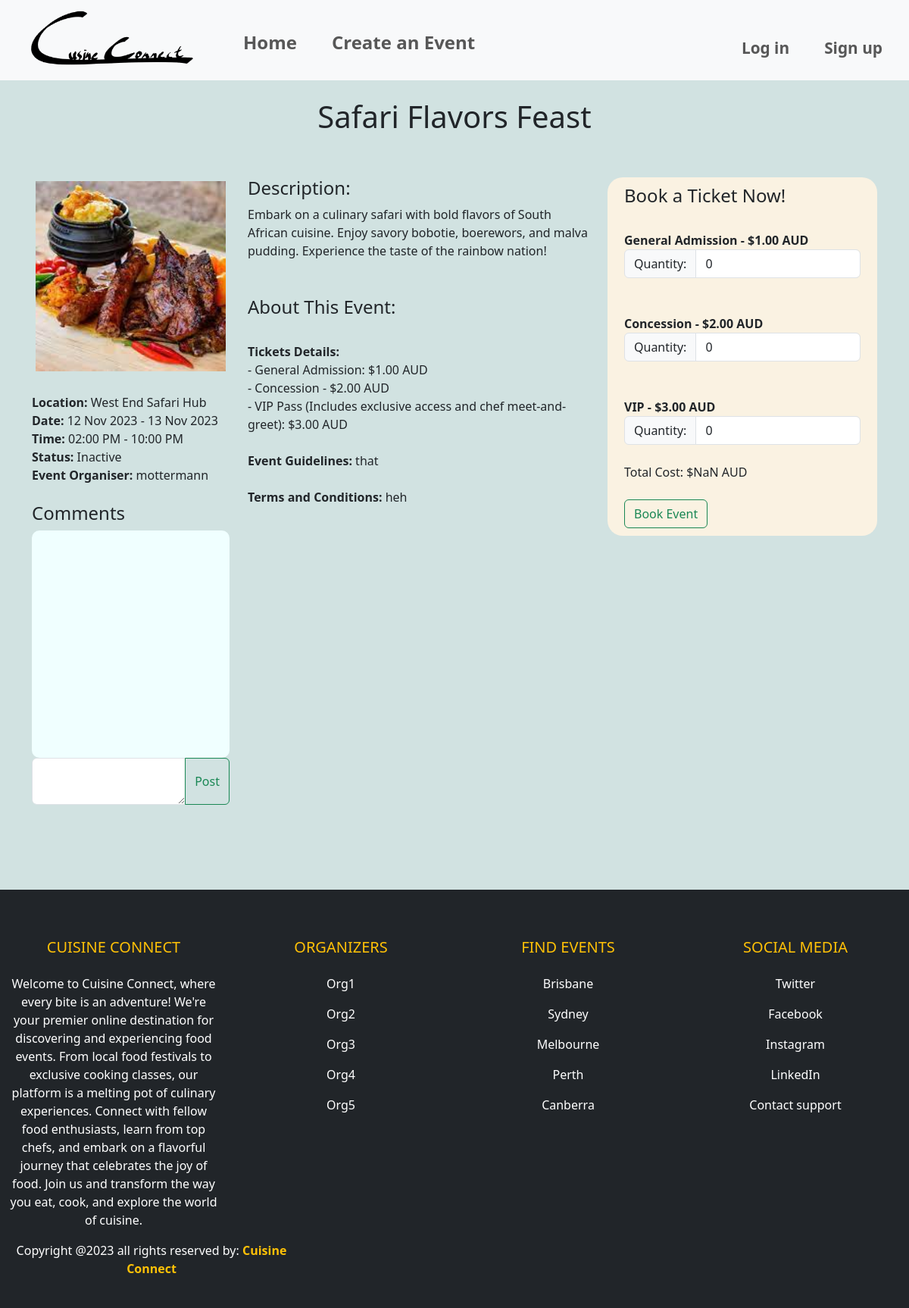
Before: /events/event/6 with the older database file.
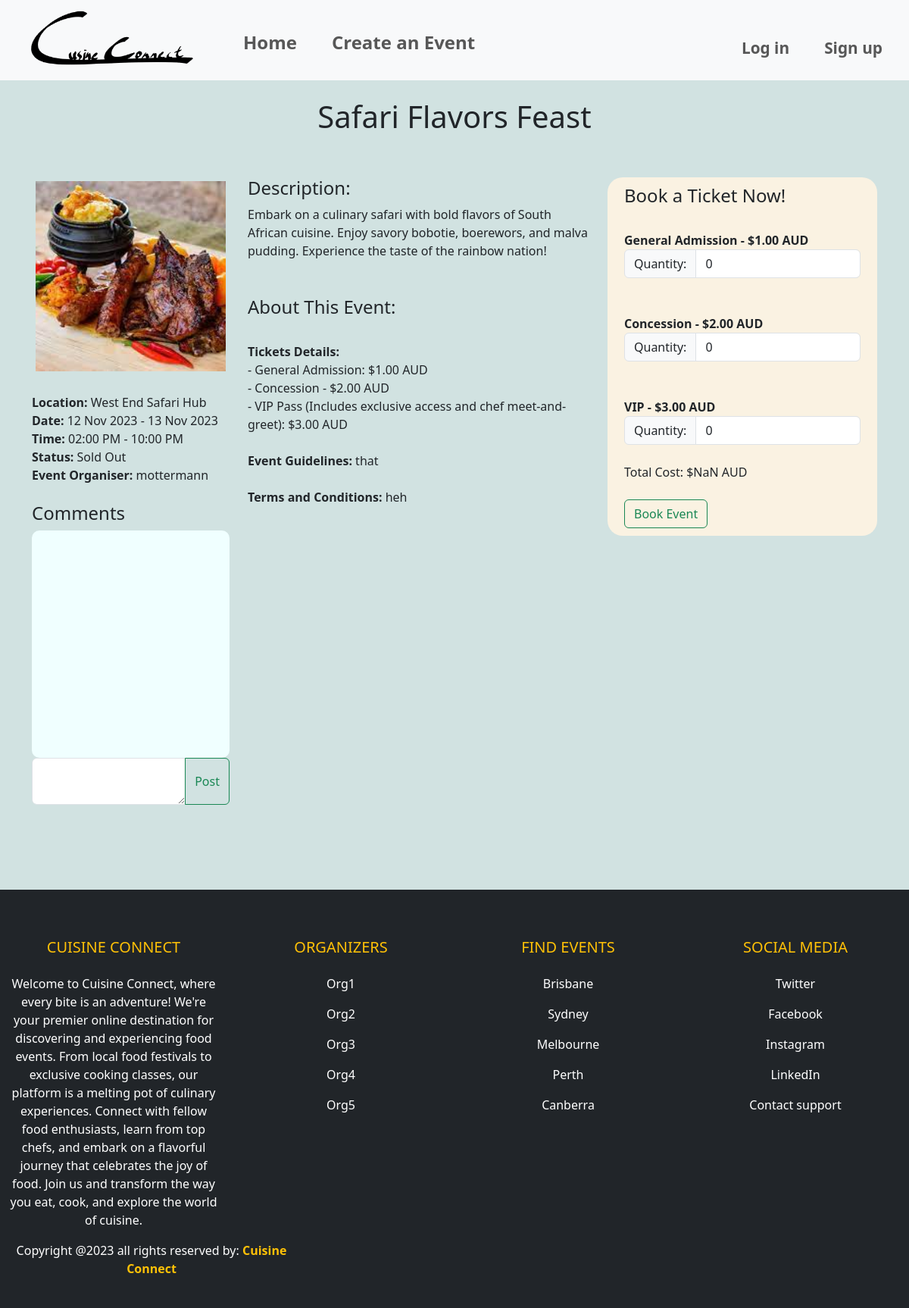
After: the same page with the newer database file.
### website/models.py (models this page shows, shortened)
class Event(db.Model):
    __tablename__ = 'events'
    id = db.Column(db.Integer, primary_key=True)
    name = db.Column(db.String(80), nullable=False)
    location = db.Column(db.String(400), nullable=False)
    start_date = db.Column(db.Date, nullable=False)
    end_date = db.Column(db.Date, nullable=False)
    start_time = db.Column(db.Time, nullable=False)
    end_time = db.Column(db.Time, nullable=False)
    ga_price = db.Column(db.Numeric, nullable=False)
    ga_availability = db.Column(db.Integer, nullable=False)
    concession_price = db.Column(db.Numeric, nullable=False)
    concession_availability = db.Column(db.Integer, nullable=False)
    vip_price = db.Column(db.Numeric, nullable=False)
    vip_availability = db.Column(db.Integer, nullable=False)
    description = db.Column(db.Text, nullable=False)
    image = db.Column(db.String(400), nullable=True)
    event_guidelines = db.Column(db.Text, nullable=True)
    terms_conditions = db.Column(db.Text, nullable=True)
    category = db.Column(db.String(80), nullable=True)
    comments = db.relationship('Comment', backref='event')
    user_id = db.Column(db.Integer, db.ForeignKey('users.id'))
    user = db.relationship('User', backref=db.backref('events', lazy=True))
    is_cancelled = db.Column(db.Boolean, default=False)
    event_bookings = db.relationship('Bookings', back_populates='event', lazy=True)
    @property
    def total_availability(self):
        return (self.concession_availability + self.ga_availability + self.vip_availability)
    @property
    def total_tickets_booked(self):
        return sum(bookings.ga_quantity + bookings.concession_quantity + bookings.vip_quantity for bookings in self.event_bookings)
    @property
    def status(self):
        try:
            if self.is_cancelled:
                return "Cancelled"
            elif self.total_availability == self.total_tickets_booked:
                return "Sold Out"
            elif datetime.combine(self.start_date, self.start_time) < datetime.now():
                return "Inactive"
            else:
                return "Open"
        except Exception as e:
            print(f"Error updating status: {e}")

class Bookings(db.Model):
    __tablename__ = 'bookings'
    id = db.Column(db.Integer, primary_key=True)
    name = db.Column(db.String(80))
    description = db.Column(db.String(200))
    image = db.Column(db.String(400))
    user_id = db.Column(db.Integer, db.ForeignKey('users.id'))
    event_id = db.Column(db.Integer, db.ForeignKey('events.id'))
    event = db.relationship('Event', back_populates='event_bookings', lazy=True)
    ga_quantity = db.Column(db.Integer, default=0)
    concession_quantity = db.Column(db.Integer, default=0)
    vip_quantity = db.Column(db.Integer, default=0)
    booking_time = db.Column(db.DateTime, default=datetime.utcnow)

class User(db.Model, UserMixin):
    __tablename__='users'
    id = db.Column(db.Integer, primary_key=True)
    name = db.Column(db.String(100), index=True, unique=True, nullable=False)
    emailid = db.Column(db.String(100), index=True, nullable=False)
    contactnumber = db.Column(db.Integer)
    address = db.Column(db.String(15), unique=True, index=True, nullable=True)
    password_hash = db.Column(db.String(255), nullable=False)
    comments = db.relationship('Comment', backref='user')

### website/events.py (the view)
@bp.route('/event/<int:id>')
def event_details(id):
    print(f"Event ID: {id}")
    event = Event.query.get_or_404(id)
    comment_form = CommentForm()
    return render_template('eventDetails.html', event=event, form=comment_form)

### website/forms.py
class CommentForm(FlaskForm):
    text = TextAreaField('Comment', [InputRequired()])
    submit = SubmitField('Post')

### website/templates/eventDetails.html (shortened to what this page needs)
{% extends 'base.html' %}
{% block header %}
<link rel="stylesheet" href="{{ url_for('static', filename='style/style.css') }}">
{% endblock %}
{% block content %}
<div>
    <div class="heading">
        <h1>{{ event.name }}</h1><br><br>
    </div>
    <div class="container">
        <div class="row">
            <div class="col-sm-3">
                <div class="box">
                    <img class="cropImage" src="{{ url_for('static', filename=event.image.split('static/')[1].replace('\\', '/')) }}" alt="Event Image">
                </div>
                <br><b>Location:</b> {{ event.location }}
                <br><b>Date:</b> {{ event.start_date.strftime('%d %b %Y') }} - {{ event.end_date.strftime('%d %b %Y') }}
                <br><b>Time:</b> {{ event.start_time.strftime('%I:%M %p') }} - {{ event.end_time.strftime('%I:%M %p') }}
                <br><b>Status:</b> {{ event.status }}
                <br><b>Event Organiser:</b> {{ event.user.name }}
                <br><br><h4>Comments</h4>
                <div class="overflow-auto reviewsColor">
                    <div class="reviews">
                    </div>
                </div>
                <form method="post" action="{{ url_for('event.post_comment', event_id=event.id) }}">
                    <div class="input-group mb-3">
                        {{ form.text(class="form-control") }}
                        <button class="btn btn-outline-success" type="submit">Post</button>
                    </div>
                </form>
            </div>
            <div class="col-sm-5">
                <h4>Description:</h4>
                {{ event.description }}
                <br><br><br><h4>About This Event:</h4>
                <br><b>Tickets Details:</b>
                <br>- General Admission: ${{ "%.2f"|format(event.ga_price) }} AUD
                <br>- Concession - ${{ "%.2f"|format(event.concession_price) }} AUD
                <br>- VIP Pass (Includes exclusive access and chef meet-and-greet): ${{ "%.2f"|format(event.vip_price) }} AUD
                <br><br><b>Event Guidelines:</b>
                {{ event.event_guidelines }}
                <br><br><b>Terms and Conditions:</b>
                {{ event.terms_conditions }}
            </div>
            <div class="col-sm-4">
                <div class="formLayout">
                    <div class="container">
                        <h4>Book a Ticket Now!</h4>
                        <form method="post" action="{{ url_for('event.book_event', id=event.id) }}">
                            <br><b>General Admission - ${{ "%.2f"|format(event.ga_price) }} AUD</b><br>
                            <div class="input-group">
                                <div class="input-group-text">Quantity:</div>
                                <input type="number" name="ga_quantity" id="GAquantity" class="form-control" min="0" value="0">
                            </div><br>
                            <br><b>Concession - ${{ "%.2f"|format(event.concession_price) }} AUD</b><br>
                            <div class="input-group">
                                <div class="input-group-text">Quantity:</div>
                                <input type="number" name="concession_quantity" id="concessionquantity" class="form-control" min="0" value="0">
                            </div><br>
                            <br><b>VIP - ${{ "%.2f"|format(event.vip_price) }} AUD</b><br>
                            <div class="input-group">
                                <div class="input-group-text">Quantity:</div>
                                <input type="number" name="vip_quantity" id="VIPquantity" class="form-control" min="0" value="0">
                            </div><br>
                            <div id="totalPrice">Total Cost: $0.00 AUD</div><br>
                            <button class="btn btn-outline-success" type="submit">Book Event</button>
                        </form>
                    </div>
                </div>
            </div>
        </div>
    </div>
</div>
<br><br><br><br>
{% endblock %}

### website/templates/base.html (shortened to what this page needs)
<!DOCTYPE html>
<html lang="en">
    <head>
        <link rel="stylesheet" href="{{url_for('static', filename='style/style.css')}}">
        <link href="https://cdn.jsdelivr.net/npm/bootstrap@5.3.1/dist/css/bootstrap.min.css" rel="stylesheet">
    </head>
    <body class="bGColor">
        <nav class="navbar sticky-top navbar-expand-sm bg-light navbar-light justify-content-center">
            <div class="container-fluid">
                    <ul class="navbar-nav">
                        <li><a class="navbar-brand" href = "{{ url_for('main.index') }}"><img src="{{url_for('static', filename='img/logo.png')}}" style="width:240px;height:90px"></a></li>
                        <li class="nav-item" ><a style="font-size: 150%; padding-top: 30px;" class="nav-link" href = "{{ url_for('main.index') }}"><b>Home</b></a></li>
                        <li class="nav-item" ><a style="font-size: 150%; padding-top: 30px;" class="nav-link" href = "{{ url_for('event.create') }}"><b>Create an Event</b></a></li>
                    </ul>
                    <ul class = "navbar-nav navbar-right">
                        {% if current_user.is_authenticated %}
                        <li class="nav-item" ><a style="font-size: 130%; padding-top: 30px;" class="nav-link" href = "#"><b>Welcome {{current_user.name}}</b></a></li>
                        <li class="nav-item" ><a style="font-size: 130%; padding-top: 30px;" class="nav-link" href = "{{ url_for('auth.logout') }}"><b>Log out</b></a></li>
                        {% else %}
                        <li class="nav-item" ><a style="font-size: 130%; padding-top: 30px;" class="nav-link" href = "{{ url_for('auth.login') }}"><b>Log in</b></a></li>
                        <li class="nav-item" ><a style="font-size: 130%; padding-top: 30px;" class="nav-link" href = "{{ url_for('auth.register') }}"><b>Sign up</b></a></li>
                        {% endif %}
                    </ul>
            </div>
        </nav>
        {% block header %}
        {% endblock %}
    {% block content %}
    {% endblock %}
    <footer class="bg-dark text-white pt-5 pb-4">
        <div class="container-fluid text-center text-md-left">
            <div class="row text-center text-md-left">
                <div class="col-md-3 col-lg-3 col-xl-3 mx-auto mt-3">
                    <h5 class="text-uppercase mb-4 font-weight-bold text-warning">Cuisine Connect</h5>
                    <p>Welcome to Cuisine Connect, where every bite is an adventure! We're your premier online destination for discovering and experiencing food events.
                        From local food festivals to exclusive cooking classes, our platform is a melting pot of culinary experiences. Connect with fellow food enthusiasts,
                        learn from top chefs, and embark on a flavorful journey that celebrates the joy of food. Join us and transform the way you eat, cook, and explore the world of cuisine.</p>
                </div>
                <div class="col-md-3 col-lg-3 col-xl-3 mx-auto mt-3">
                    <h5 class="text-uppercase mb-4 font-weight-bold text-warning">Organizers</h5>
                    <p>
                        <a href="#" class="text-white" style="text-decoration: none;">Org1</a>
                    </p>
                    <p>
                        <a href="#" class="text-white" style="text-decoration: none;">Org2</a>
                    </p>
                    <p>
                        <a href="#" class="text-white" style="text-decoration: none;">Org3</a>
                    </p>
                    <p>
                        <a href="#" class="text-white" style="text-decoration: none;">Org4</a>
                    </p>
                    <p>
                        <a href="#" class="text-white" style="text-decoration: none;">Org5</a>
                    </p>
                </div>
                <div class="col-md-3 col-lg-3 col-xl-3 mx auto mt-3">
                    <h5 class="text-uppercase mb-4 font-weight-bold text-warning">Find Events</h5>
                    <p>
                        <a href="#" class="text-white" style="text-decoration: none;">Brisbane</a>
                    </p>
                    <p>
                        <a href="#" class="text-white" style="text-decoration: none;">Sydney</a>
                    </p>
                    <p>
                        <a href="#" class="text-white" style="text-decoration: none;">Melbourne</a>
                    </p>
                    <p>
                        <a href="#" class="text-white" style="text-decoration: none;">Perth</a>
                    </p>
                    <p>
                        <a href="#" class="text-white" style="text-decoration: none;">Canberra</a>
                    </p>
                </div>
                <div class="col-md-3 col-lg-3 col-xl-3 mx auto mt-3">
                    <h5 class="text-uppercase mb-4 font-weight-bold text-warning">Social Media</h5>
                    <p>
                        <a href="#" class="text-white" style="text-decoration: none;">Twitter</a>
                    </p>
                    <p>
                        <a href="#" class="text-white" style="text-decoration: none;">Facebook</a>
                    </p>
                    <p>
                        <a href="#" class="text-white" style="text-decoration: none;">Instagram</a>
                    </p>
                    <p>
                        <a href="#" class="text-white" style="text-decoration: none;">LinkedIn</a>
                    </p>
                    <p>
                        <a href="#" class="text-white" style="text-decoration: none;">Contact support</a>
                    </p>
                </div>
            </div>
            <div class="row">
                <div class="col-md-4 col-lg-4">
                    <p>Copyright @2023 all rights reserved by:
                        <strong class="text-warning">Cuisine Connect</strong>
                    </p>
                </div>
            </div>
        </div>
      </footer>
    </body>
</html>

### website/static/style/style.css (style rules this page uses)
.heading { text-align: center; padding-top: 2%; }
.box { position: relative; width:100%; border: 5px solid rgba(196, 218, 216, 0); }
.box::before { content: ""; display: block; padding-top: 100%; }
.cropImage { position: absolute; top: 0; left: 0; width: 100%; height: 100%; object-fit: cover; }
.bGColor { background-color: rgba(196, 218, 216, 0.767); }
.navbar-nav > li { padding-left: 15px; padding-right: 15px; }
.formLayout { background-color: rgb(250, 242, 226); padding: 10px; border-radius: 20px; }
.reviews { height: 300px; padding: 8px; }
.reviewsColor { background-color: azure; border-radius: 10px; }

Changed rows visible on the page:
changed Event "Safari Flavors Feast": status "Inactive" → "Sold Out"
